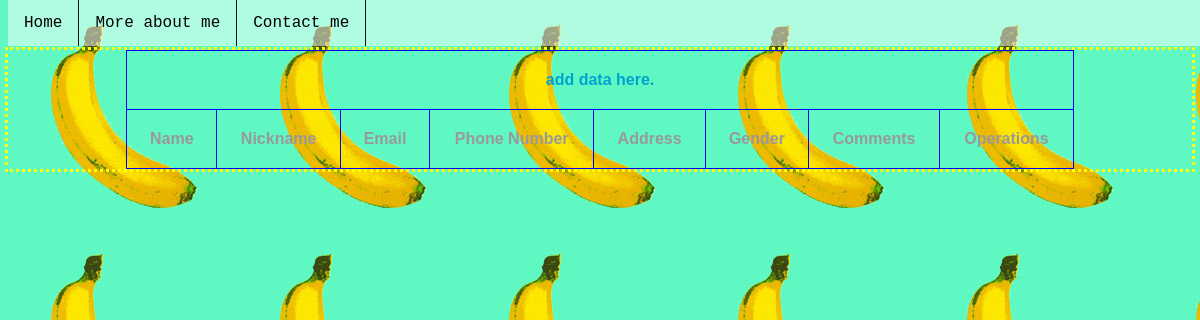
Page /Register.php on the earlier database version.
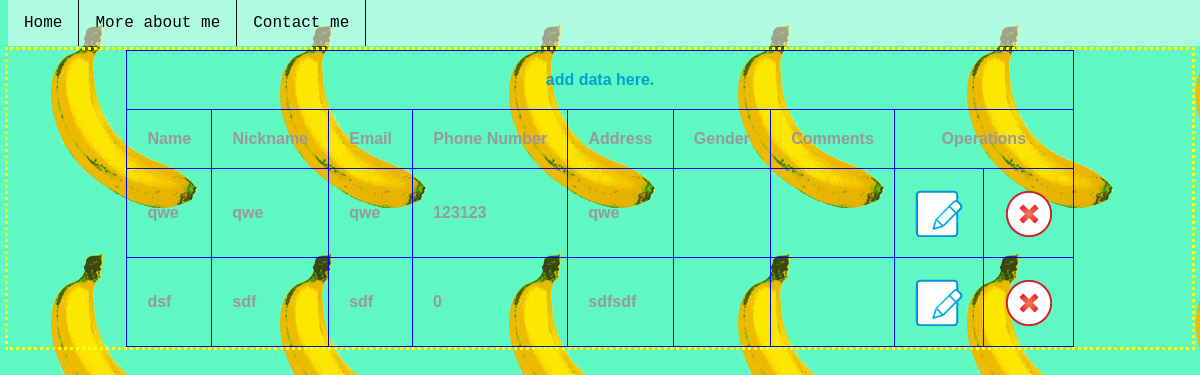
Same page on the later database version.
### tables this page shows
CREATE TABLE `users` (
  `user_id` int(10) NOT NULL,
  `Name` varchar(25) NOT NULL,
  `Nickname` varchar(25) NOT NULL,
  `Email` varchar(25) NOT NULL,
  `Phone_number` int(25) NOT NULL,
  `Home_address` varchar(25) NOT NULL,
  `Gender` varchar(25) NOT NULL,
  `Comments` varchar(50) NOT NULL
);

### Register.php (the view, shortened to what this page needs)
<?php
include_once 'dbconfig.php';
?>
<!DOCTYPE html PUBLIC "-//W3C//DTD XHTML 1.0 Transitional//EN" "http://www.w3.org/TR/xhtml1/DTD/xhtml1-transitional.dtd">
<html xmlns="http://www.w3.org/1999/xhtml">
<head>
<link rel="stylesheet" href="style.css" type="text/css" />
</head>
<body>
<?php include 'links.php'; ?>
<center>
<div id="body">
 <div id="content">
    <table align="center">
    <tr>
    <th colspan="9"><a href="add_data.php">add data here.</a></th>
    </tr>
    <th>Name</th>
    <th>Nickname</th>
    <th>Email</th>
	<th>Phone Number</th>
	<th>Address</th>
	<th>Gender</th>
	<th>Comments</th>
    <th colspan="2">Operations</th>
    <?php
 $sql_query="SELECT * FROM users";
 $result_set=mysqli_query($con,$sql_query);
 while($row=mysqli_fetch_row($result_set))
 {
  ?>
        <tr>
        <td><?php echo $row[1]; ?></td>
        <td><?php echo $row[2]; ?></td>
        <td><?php echo $row[3]; ?></td>
		<td><?php echo $row[4]; ?></td>
		<td><?php echo $row[5]; ?></td>
		<td><?php echo $row[6]; ?></td>
		<td><?php echo $row[7]; ?></td>
  <td align="center"><a href="javascript:edt_id('<?php echo $row[0]; ?>')"><img src="edit.png" align="EDIT" /></a></td>
        <td align="center"><a href="javascript:delete_id('<?php echo $row[0]; ?>')"><img src="delete.png" align="DELETE" /></a></td>
        </tr>
        <?php
 }
 ?>
    </table>
    </div>
</div>
</center>
</body>
</html>

### links.php
<ul>
<li><a href="index.php">Home</a></li>
<li><a href="more.php">More about me</a></li>
<li><a href="Register.php">Contact me</a></li>
</ul>

### style.css (style rules this page uses)
body { outline-style: dotted;outline-color: yellow; font-family:"Courier New", Courier, monospace; background-image: url("c.jpg"); }
ul { list-style-type: none; margin: 0; padding: 0; overflow: hidden; background-color: rgba(255,255,255,0.5); position: fixed; top: 0; width: 100%; }
li { float: left; }
li a { display: block; color: black; text-align: center; padding: 14px 16px; text-decoration: none; border-right: 1px solid #111; }

Differences in the rows shown:
added users: Name "qwe", Nickname "qwe", Email "qwe", Phone_number "123123", Home_address "qwe"
added users: Name "dsf", Nickname "sdf", Email "sdf", Phone_number "0", Home_address "sdfsdf"
